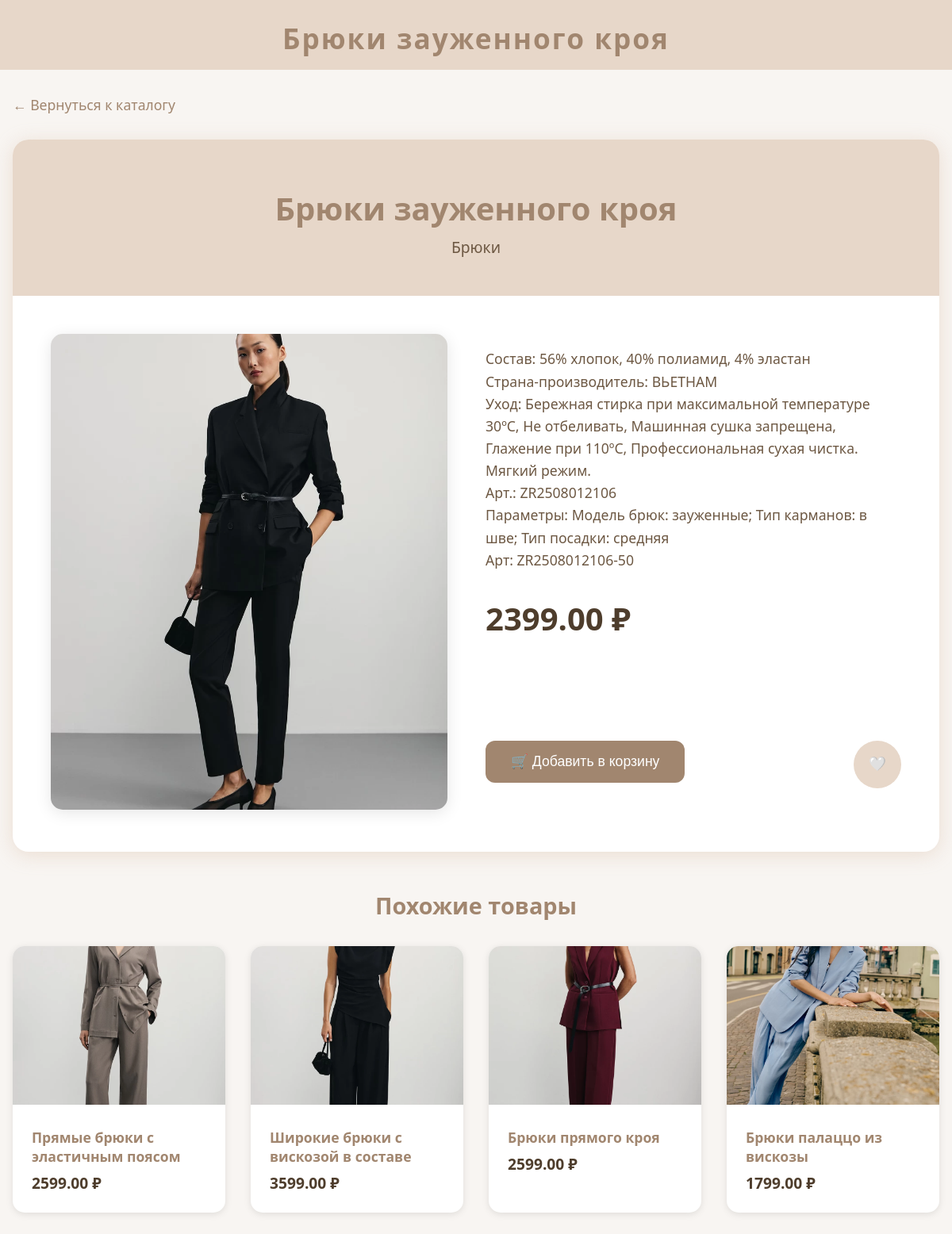
Screenshot of /shop/product/3/ with the database file from the repository.
### shop/models.py (models this page shows, shortened)
class Product(models.Model):
    name = models.CharField('Название', max_length=120)
    description = models.TextField('Описание', blank=True)
    price = models.DecimalField('Цена', max_digits=8, decimal_places=2)
    old_price = models.DecimalField('Старая цена', max_digits=8, decimal_places=2, null=True, blank=True)
    image = models.ImageField('Изображение', upload_to='products/')
    category = models.CharField('Категория', max_length=60, blank=True)
    is_new = models.BooleanField('Новинка', default=False)
    is_popular = models.BooleanField('Популярное', default=False)
    is_sale = models.BooleanField('Распродажа', default=False)
    created_at = models.DateTimeField('Дата добавления', auto_now_add=True)

### shop/views.py (the view)
# urls.py: path('product/<int:product_id>/', views.product_detail, name='product_detail'),
def product_detail(request, product_id):
    product = get_object_or_404(Product, id=product_id)
    cart_items = []
    cart_total = 0
    if request.session.session_key:
        cart_items = CartItem.objects.filter(session_key=request.session.session_key)
        cart_total = sum(item.get_total_price() for item in cart_items)
    is_favorite = False
    if request.user.is_authenticated:
        is_favorite = Favorite.objects.filter(user=request.user, product=product).exists()
    elif request.session.session_key:
        is_favorite = Favorite.objects.filter(session_key=request.session.session_key, product=product).exists()
    similar_products = Product.objects.filter(category=product.category).exclude(id=product.id)[:4]
    context = {
        'product': product,
        'cart_items': cart_items,
        'cart_total': cart_total,
        'cart_count': len(cart_items),
        'is_favorite': is_favorite,
        'similar_products': similar_products,
    }
    return render(request, 'shop/product_detail.html', context)

### shop/templates/shop/product_detail.html (shortened to what this page needs)
<!DOCTYPE html>
<html lang="ru">
<head>
</head>
<body>
    <div class="header">
        {{ product.name }}
    </div>
    <div class="container">
        <a href="{% url 'product_list' %}" class="back-link">← Вернуться к каталогу</a>
        <div class="product-detail">
            <div class="product-header">
                <h1 class="product-title">{{ product.name }}</h1>
                <div class="product-category">{{ product.category }}</div>
            </div>
            <div class="product-content">
                <div class="product-image">
                    {% if product.image %}
                        <img src="{{ product.image.url }}" alt="{{ product.name }}">
                    {% else %}
                        <div style="width:100%;height:600px;background:#f8f5f2;display:flex;align-items:center;justify-content:center;color:#ccc;border-radius:15px;">
                            Нет фото
                        </div>
                    {% endif %}
                </div>
                <div class="product-info">
                    <div>
                        <div class="product-description">
                            {{ product.description|linebreaks }}
                        </div>
                        <div class="product-price">
                            {{ product.price }} ₽
                        </div>
                    </div>
                    <div class="product-actions">
                        <form method="post" action="{% url 'add_to_cart' product.id %}" class="add-to-cart-form" style="flex: 1;">
                            <button type="submit" class="btn btn-primary">
                                🛒 Добавить в корзину
                            </button>
                        </form>
                        <button class="btn btn-secondary {% if is_favorite %}active{% endif %}"
                                onclick="toggleFavorite({{ product.id }}, this)">
                            {% if is_favorite %}❤️{% else %}🤍{% endif %}
                        </button>
                    </div>
                </div>
            </div>
        </div>
        {% if similar_products %}
        <div class="similar-products">
            <h2 class="similar-title">Похожие товары</h2>
            <div class="similar-grid">
                {% for similar in similar_products %}
                <div class="similar-card" onclick="window.location.href='{% url 'product_detail' similar.id %}'">
                    {% if similar.image %}
                        <img src="{{ similar.image.url }}" alt="{{ similar.name }}">
                    {% else %}
                        <div style="width:100%;height:200px;background:#f8f5f2;display:flex;align-items:center;justify-content:center;color:#ccc;">
                            Нет фото
                        </div>
                    {% endif %}
                    <div class="similar-card-content">
                        <div class="similar-card-title">{{ similar.name }}</div>
                        <div class="similar-card-price">{{ similar.price }} ₽</div>
                    </div>
                </div>
                {% endfor %}
            </div>
        </div>
        {% endif %}
    </div>
</body>
</html>

### shop/templates/shop/product_detail.html (style rules this page uses)
body { margin: 0; font-family: 'Segoe UI', Arial, sans-serif; background: #f8f5f2; color: #4e3d2c; }
.header { background: #e7d7c9; padding: 1.5rem 0 1rem 0; text-align: center; font-size: 2.2rem; font-weight: bold; color: #a1866f; letter-spacing: 2px; position: relative; }
.container { max-width: 1200px; margin: 0 auto; padding: 2rem 1rem; }
.product-detail { background: white; border-radius: 20px; box-shadow: 0 4px 24px #e7d7c9cc; overflow: hidden; margin-bottom: 3rem; }
.product-header { background: #e7d7c9; padding: 2rem; text-align: center; }
.product-title { font-size: 2.5rem; color: #a1866f; margin-bottom: 0.5rem; font-weight: bold; }
.product-category { font-size: 1.2rem; color: #6d5843; margin-bottom: 1rem; }
.product-content { display: flex; gap: 3rem; padding: 3rem; }
.product-image { flex: 1; max-width: 500px; }
.product-image img { width: 100%; height: 600px; object-fit: cover; border-radius: 15px; box-shadow: 0 4px 20px rgba(0,0,0,0.1); }
.product-info { flex: 1; display: flex; flex-direction: column; justify-content: space-between; }
.product-description { font-size: 1.1rem; line-height: 1.6; color: #6d5843; margin-bottom: 2rem; }
.product-price { font-size: 2.5rem; color: #4e3d2c; font-weight: bold; margin-bottom: 2rem; }
.product-actions { display: flex; gap: 1rem; margin-bottom: 2rem; }
.btn { padding: 1rem 2rem; border: none; border-radius: 12px; font-size: 1.1rem; cursor: pointer; transition: all 0.2s; text-decoration: none; display: inline-flex; align-items: center; gap: 0.5rem; }
.btn-primary { background: #a1866f; color: white; flex: 1; }
.btn-secondary { background: #e7d7c9; color: #6d5843; padding: 1rem; border-radius: 50%; width: 60px; height: 60px; justify-content: center; }
.similar-products { margin-top: 3rem; }
.similar-title { font-size: 1.8rem; color: #a1866f; margin-bottom: 2rem; text-align: center; }
.similar-grid { display: grid; grid-template-columns: repeat(auto-fit, minmax(250px, 1fr)); gap: 2rem; }
.similar-card { background: white; border-radius: 15px; box-shadow: 0 2px 10px rgba(0,0,0,0.1); overflow: hidden; transition: transform 0.2s; cursor: pointer; }
.similar-card img { width: 100%; height: 200px; object-fit: cover; }
.similar-card-content { padding: 1.5rem; }
.similar-card-title { font-size: 1.1rem; color: #a1866f; margin-bottom: 0.5rem; font-weight: 600; }
.similar-card-price { font-size: 1.2rem; color: #4e3d2c; font-weight: bold; }
.back-link { display: inline-block; margin-bottom: 2rem; color: #a1866f; text-decoration: none; font-size: 1.1rem; transition: color 0.2s; }

### rows the page displays
Product: name "Брюки зауженного кроя", category "Брюки", image (picture), description "Состав: 56% хлопок, 40% полиамид, 4% эластан Страна-производитель: ВЬЕТНАМ Уход: Бережная стирка при максимальной температуре 30ºС, Не отбеливать, Машинная сушка запрещена, Глажение при 110ºС, Профессиональная сухая чистка. Мягкий режим. Арт.: ZR2508012106 Параметры: Модель брюк: зауженные; Тип карманов: в шве; Тип посадки: средняя Арт: ZR2508012106-50", price "2399.00"
Product: image (picture), name "Прямые брюки с эластичным поясом", price "2599.00"
Product: image (picture), name "Широкие брюки с вискозой в составе", price "3599.00"
Product: image (picture), name "Брюки прямого кроя", price "2599.00"
Product: image (picture), name "Брюки палаццо из вискозы", price "1799.00"
